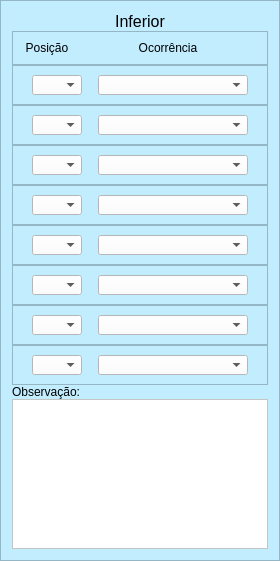
                           <widget class="QFrame" name="frame_70">
                            <property name="styleSheet">
                             <string notr="true">QFrame{
background-color: rgb(193, 237, 255);
}

QComboBox{
background-color: rgb(255, 255, 255);
}

</string>
                            </property>
                            <property name="frameShape">
                             <enum>QFrame::StyledPanel</enum>
                            </property>
                            <property name="frameShadow">
                             <enum>QFrame::Raised</enum>
                            </property>
                            <layout class="QVBoxLayout" name="verticalLayout_52">
                             <property name="spacing">
                              <number>0</number>
                             </property>
                             <item>
                              <widget class="QLabel" name="label_39">
                               <property name="maximumSize">
                                <size>
                                 <width>16777215</width>
                                 <height>30</height>
                                </size>
                               </property>
                               <property name="text">
                                <string>&lt;html&gt;&lt;head/&gt;&lt;body&gt;&lt;p align=&quot;center&quot;&gt;&lt;span style=&quot; font-size:12pt;&quot;&gt;Inferior&lt;/span&gt;&lt;/p&gt;&lt;/body&gt;&lt;/html&gt;</string>
                               </property>
                              </widget>
                             </item>
                             <item>
                              <widget class="QFrame" name="frame_71">
                               <property name="maximumSize">
                                <size>
                                 <width>16777215</width>
                                 <height>40</height>
                                </size>
                               </property>
                               <property name="frameShape">
                                <enum>QFrame::StyledPanel</enum>
                               </property>
                               <property name="frameShadow">
                                <enum>QFrame::Raised</enum>
                               </property>
                               <layout class="QHBoxLayout" name="horizontalLayout_89">
                                <item>
                                 <widget class="QLabel" name="label_40">
                                  <property name="maximumSize">
                                   <size>
                                    <width>50</width>
                                    <height>30</height>
                                   </size>
                                  </property>
                                  <property name="text">
                                   <string>&lt;html&gt;&lt;head/&gt;&lt;body&gt;&lt;p align=&quot;center&quot;&gt;Posição&lt;/p&gt;&lt;/body&gt;&lt;/html&gt;</string>
                                  </property>
                                 </widget>
                                </item>
                                <item>
                                 <widget class="QLabel" name="label_41">
                                  <property name="maximumSize">
                                   <size>
                                    <width>16777215</width>
                                    <height>30</height>
                                   </size>
                                  </property>
                                  <property name="text">
                                   <string>&lt;html&gt;&lt;head/&gt;&lt;body&gt;&lt;p align=&quot;center&quot;&gt;Ocorrência&lt;/p&gt;&lt;/body&gt;&lt;/html&gt;</string>
                                  </property>
                                 </widget>
                                </item>
                               </layout>
                              </widget>
                             </item>
                             <item>
                              <widget class="QFrame" name="frame_72">
                               <property name="maximumSize">
                                <size>
                                 <width>16777215</width>
                                 <height>40</height>
                                </size>
                               </property>
                               <property name="frameShape">
                                <enum>QFrame::StyledPanel</enum>
                               </property>
                               <property name="frameShadow">
                                <enum>QFrame::Raised</enum>
                               </property>
                               <layout class="QHBoxLayout" name="horizontalLayout_90">
                                <item>
                                 <widget class="QComboBox" name="comboBox_87">
                                  <property name="maximumSize">
                                   <size>
                                    <width>50</width>
                                    <height>30</height>
                                   </size>
                                  </property>
                                 </widget>
                                </item>
                                <item>
                                 <widget class="QComboBox" name="comboBox_88">
                                  <property name="maximumSize">
                                   <size>
                                    <width>150</width>
                                    <height>30</height>
                                   </size>
                                  </property>
                                 </widget>
                                </item>
                               </layout>
                              </widget>
                             </item>
                             <item>
                              <widget class="QFrame" name="frame_73">
                               <property name="maximumSize">
                                <size>
                                 <width>16777215</width>
                                 <height>40</height>
                                </size>
                               </property>
                               <property name="frameShape">
                                <enum>QFrame::StyledPanel</enum>
                               </property>
                               <property name="frameShadow">
                                <enum>QFrame::Raised</enum>
                               </property>
                               <layout class="QHBoxLayout" name="horizontalLayout_91">
                                <item>
                                 <widget class="QComboBox" name="comboBox_89">
                                  <property name="maximumSize">
                                   <size>
                                    <width>50</width>
                                    <height>30</height>
                                   </size>
                                  </property>
                                 </widget>
                                </item>
                                <item>
                                 <widget class="QComboBox" name="comboBox_90">
                                  <property name="maximumSize">
                                   <size>
                                    <width>150</width>
                                    <height>30</height>
                                   </size>
                                  </property>
                                 </widget>
                                </item>
                               </layout>
                              </widget>
                             </item>
                             <item>
                              <widget class="QFrame" name="frame_74">
                               <property name="maximumSize">
                                <size>
                                 <width>16777215</width>
                                 <height>40</height>
                                </size>
                               </property>
                               <property name="frameShape">
                                <enum>QFrame::StyledPanel</enum>
                               </property>
                               <property name="frameShadow">
                                <enum>QFrame::Raised</enum>
                               </property>
                               <layout class="QHBoxLayout" name="horizontalLayout_92">
                                <item>
                                 <widget class="QComboBox" name="comboBox_91">
                                  <property name="maximumSize">
                                   <size>
                                    <width>50</width>
                                    <height>30</height>
                                   </size>
                                  </property>
                                 </widget>
                                </item>
                                <item>
                                 <widget class="QComboBox" name="comboBox_92">
                                  <property name="maximumSize">
                                   <size>
                                    <width>150</width>
                                    <height>30</height>
                                   </size>
                                  </property>
                                 </widget>
                                </item>
                               </layout>
                              </widget>
                             </item>
                             <item>
                              <widget class="QFrame" name="frame_75">
                               <property name="maximumSize">
                                <size>
                                 <width>16777215</width>
                                 <height>40</height>
                                </size>
                               </property>
                               <property name="frameShape">
                                <enum>QFrame::StyledPanel</enum>
                               </property>
                               <property name="frameShadow">
                                <enum>QFrame::Raised</enum>
                               </property>
                               <layout class="QHBoxLayout" name="horizontalLayout_93">
                                <item>
                                 <widget class="QComboBox" name="comboBox_93">
                                  <property name="maximumSize">
                                   <size>
                                    <width>50</width>
                                    <height>30</height>
                                   </size>
                                  </property>
                                 </widget>
                                </item>
                                <item>
                                 <widget class="QComboBox" name="comboBox_94">
                                  <property name="maximumSize">
                                   <size>
                                    <width>150</width>
                                    <height>30</height>
                                   </size>
                                  </property>
                                 </widget>
                                </item>
                               </layout>
                              </widget>
                             </item>
                             <item>
                              <widget class="QFrame" name="frame_76">
                               <property name="maximumSize">
                                <size>
                                 <width>16777215</width>
                                 <height>40</height>
                                </size>
                               </property>
                               <property name="frameShape">
                                <enum>QFrame::StyledPanel</enum>
                               </property>
                               <property name="frameShadow">
                                <enum>QFrame::Raised</enum>
                               </property>
                               <layout class="QHBoxLayout" name="horizontalLayout_94">
                                <item>
                                 <widget class="QComboBox" name="comboBox_95">
                                  <property name="maximumSize">
                                   <size>
                                    <width>50</width>
                                    <height>30</height>
                                   </size>
                                  </property>
                                 </widget>
                                </item>
                                <item>
                                 <widget class="QComboBox" name="comboBox_96">
                                  <property name="maximumSize">
                                   <size>
                                    <width>150</width>
                                    <height>30</height>
                                   </size>
                                  </property>
                                 </widget>
                                </item>
                               </layout>
                              </widget>
                             </item>
                             <item>
                              <widget class="QFrame" name="frame_77">
                               <property name="maximumSize">
                                <size>
                                 <width>16777215</width>
                                 <height>40</height>
                                </size>
                               </property>
                               <property name="frameShape">
                                <enum>QFrame::StyledPanel</enum>
                               </property>
                               <property name="frameShadow">
                                <enum>QFrame::Raised</enum>
                               </property>
                               <layout class="QHBoxLayout" name="horizontalLayout_95">
                                <item>
                                 <widget class="QComboBox" name="comboBox_97">
                                  <property name="maximumSize">
                                   <size>
                                    <width>50</width>
                                    <height>30</height>
                                   </size>
                                  </property>
                                 </widget>
                                </item>
                                <item>
                                 <widget class="QComboBox" name="comboBox_98">
                                  <property name="maximumSize">
                                   <size>
                                    <width>150</width>
                                    <height>30</height>
                                   </size>
                                  </property>
                                 </widget>
                                </item>
                               </layout>
                              </widget>
                             </item>
                             <item>
                              <widget class="QFrame" name="frame_78">
                               <property name="maximumSize">
                                <size>
                                 <width>16777215</width>
                                 <height>40</height>
                                </size>
                               </property>
                               <property name="frameShape">
                                <enum>QFrame::StyledPanel</enum>
                               </property>
                               <property name="frameShadow">
                                <enum>QFrame::Raised</enum>
                               </property>
                               <layout class="QHBoxLayout" name="horizontalLayout_96">
                                <item>
                                 <widget class="QComboBox" name="comboBox_99">
                                  <property name="maximumSize">
                                   <size>
                                    <width>50</width>
                                    <height>30</height>
                                   </size>
                                  </property>
                                 </widget>
                                </item>
                                <item>
                                 <widget class="QComboBox" name="comboBox_100">
                                  <property name="maximumSize">
                                   <size>
                                    <width>150</width>
                                    <height>30</height>
                                   </size>
                                  </property>
                                 </widget>
                                </item>
                               </layout>
                              </widget>
                             </item>
                             <item>
                              <widget class="QFrame" name="frame_79">
                               <property name="maximumSize">
                                <size>
                                 <width>16777215</width>
                                 <height>40</height>
                                </size>
                               </property>
                               <property name="frameShape">
                                <enum>QFrame::StyledPanel</enum>
                               </property>
                               <property name="frameShadow">
                                <enum>QFrame::Raised</enum>
                               </property>
                               <layout class="QHBoxLayout" name="horizontalLayout_97">
                                <item>
                                 <widget class="QComboBox" name="comboBox_101">
                                  <property name="maximumSize">
                                   <size>
                                    <width>50</width>
                                    <height>30</height>
                                   </size>
                                  </property>
                                 </widget>
                                </item>
                                <item>
                                 <widget class="QComboBox" name="comboBox_102">
                                  <property name="maximumSize">
                                   <size>
                                    <width>150</width>
                                    <height>30</height>
                                   </size>
                                  </property>
                                 </widget>
                                </item>
                               </layout>
                              </widget>
                             </item>
                             <item>
                              <widget class="QLabel" name="label_42">
                               <property name="maximumSize">
                                <size>
                                 <width>16777215</width>
                                 <height>30</height>
                                </size>
                               </property>
                               <property name="text">
                                <string>Observação:</string>
                               </property>
                              </widget>
                             </item>
                             <item>
                              <widget class="QTextEdit" name="textEdit_5">
                               <property name="maximumSize">
                                <size>
                                 <width>16777215</width>
                                 <height>150</height>
                                </size>
                               </property>
                               <property name="styleSheet">
                                <string notr="true">QTextEdit{
background-color: rgb(255, 255, 255);
}</string>
                               </property>
                              </widget>
                             </item>
                            </layout>
                           </widget>
